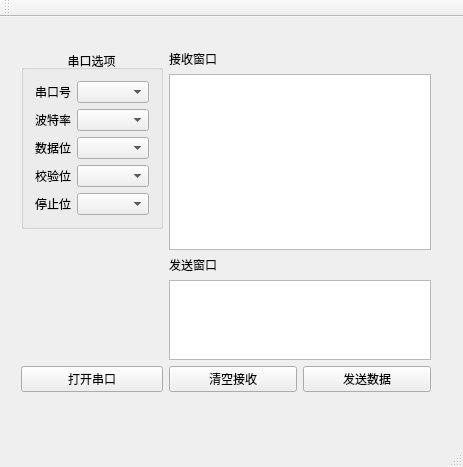
<?xml version="1.0" encoding="UTF-8"?>
<ui version="4.0">
 <class>MainWindow</class>
 <widget class="QMainWindow" name="MainWindow">
  <property name="geometry">
   <rect>
    <x>0</x>
    <y>0</y>
    <width>463</width>
    <height>467</height>
   </rect>
  </property>
  <property name="sizePolicy">
   <sizepolicy hsizetype="Expanding" vsizetype="Expanding">
    <horstretch>0</horstretch>
    <verstretch>0</verstretch>
   </sizepolicy>
  </property>
  <property name="windowTitle">
   <string>串口工具1.0</string>
  </property>
  <widget class="QWidget" name="centralWidget">
   <widget class="QWidget" name="">
    <property name="geometry">
     <rect>
      <x>10</x>
      <y>22</y>
      <width>432</width>
      <height>364</height>
     </rect>
    </property>
    <layout class="QHBoxLayout" name="horizontalLayout_2">
     <item>
      <layout class="QVBoxLayout" name="verticalLayout_2">
       <item>
        <widget class="QGroupBox" name="">
         <property name="title">
          <string>串口选项</string>
         </property>
         <property name="alignment">
          <set>Qt::AlignCenter</set>
         </property>
         <layout class="QGridLayout" name="gridLayout">
          <item row="0" column="0">
           <widget class="QLabel" name="portNameLabel">
            <property name="text">
             <string>串口号</string>
            </property>
           </widget>
          </item>
          <item row="2" column="1">
           <widget class="QComboBox" name="dataBitsBox"/>
          </item>
          <item row="3" column="0">
           <widget class="QLabel" name="parityLabel">
            <property name="text">
             <string>校验位</string>
            </property>
           </widget>
          </item>
          <item row="3" column="1">
           <widget class="QComboBox" name="parityBox"/>
          </item>
          <item row="4" column="0">
           <widget class="QLabel" name="stopBitsLabel">
            <property name="text">
             <string>停止位</string>
            </property>
           </widget>
          </item>
          <item row="4" column="1">
           <widget class="QComboBox" name="stopBitsBox"/>
          </item>
          <item row="0" column="1">
           <widget class="QComboBox" name="portNameBox"/>
          </item>
          <item row="1" column="0">
           <widget class="QLabel" name="paudRateLabel">
            <property name="text">
             <string>波特率</string>
            </property>
           </widget>
          </item>
          <item row="2" column="0">
           <widget class="QLabel" name="dataBitsLabel">
            <property name="text">
             <string>数据位</string>
            </property>
           </widget>
          </item>
          <item row="1" column="1">
           <widget class="QComboBox" name="baudRateBox"/>
          </item>
         </layout>
        </widget>
       </item>
       <item>
        <spacer name="verticalSpacer">
         <property name="orientation">
          <enum>Qt::Vertical</enum>
         </property>
         <property name="sizeHint" stdset="0">
          <size>
           <width>20</width>
           <height>40</height>
          </size>
         </property>
        </spacer>
       </item>
       <item>
        <widget class="QPushButton" name="openButton">
         <property name="text">
          <string>打开串口</string>
         </property>
        </widget>
       </item>
      </layout>
     </item>
     <item>
      <layout class="QVBoxLayout" name="verticalLayout">
       <item>
        <widget class="QLabel" name="getLabel">
         <property name="text">
          <string>接收窗口</string>
         </property>
        </widget>
       </item>
       <item>
        <widget class="QTextEdit" name="getEdit">
         <property name="sizePolicy">
          <sizepolicy hsizetype="Expanding" vsizetype="Fixed">
           <horstretch>0</horstretch>
           <verstretch>0</verstretch>
          </sizepolicy>
         </property>
        </widget>
       </item>
       <item>
        <widget class="QLabel" name="sendLabel">
         <property name="text">
          <string>发送窗口</string>
         </property>
        </widget>
       </item>
       <item>
        <widget class="QTextEdit" name="sendEdit">
         <property name="sizePolicy">
          <sizepolicy hsizetype="Expanding" vsizetype="Fixed">
           <horstretch>0</horstretch>
           <verstretch>0</verstretch>
          </sizepolicy>
         </property>
         <property name="maximumSize">
          <size>
           <width>16777215</width>
           <height>80</height>
          </size>
         </property>
        </widget>
       </item>
       <item>
        <layout class="QHBoxLayout" name="horizontalLayout">
         <item>
          <widget class="QPushButton" name="clearButton">
           <property name="text">
            <string>清空接收</string>
           </property>
          </widget>
         </item>
         <item>
          <widget class="QPushButton" name="sendButton">
           <property name="text">
            <string>发送数据</string>
           </property>
          </widget>
         </item>
        </layout>
       </item>
      </layout>
     </item>
    </layout>
   </widget>
   <zorder>layoutWidget</zorder>
   <zorder>openButton</zorder>
  </widget>
  <widget class="QMenuBar" name="menuBar">
   <property name="geometry">
    <rect>
     <x>0</x>
     <y>0</y>
     <width>463</width>
     <height>26</height>
    </rect>
   </property>
  </widget>
  <widget class="QToolBar" name="mainToolBar">
   <attribute name="toolBarArea">
    <enum>TopToolBarArea</enum>
   </attribute>
   <attribute name="toolBarBreak">
    <bool>false</bool>
   </attribute>
  </widget>
  <widget class="QStatusBar" name="statusBar"/>
 </widget>
 <layoutdefault spacing="6" margin="11"/>
 <resources/>
 <connections/>
</ui>
